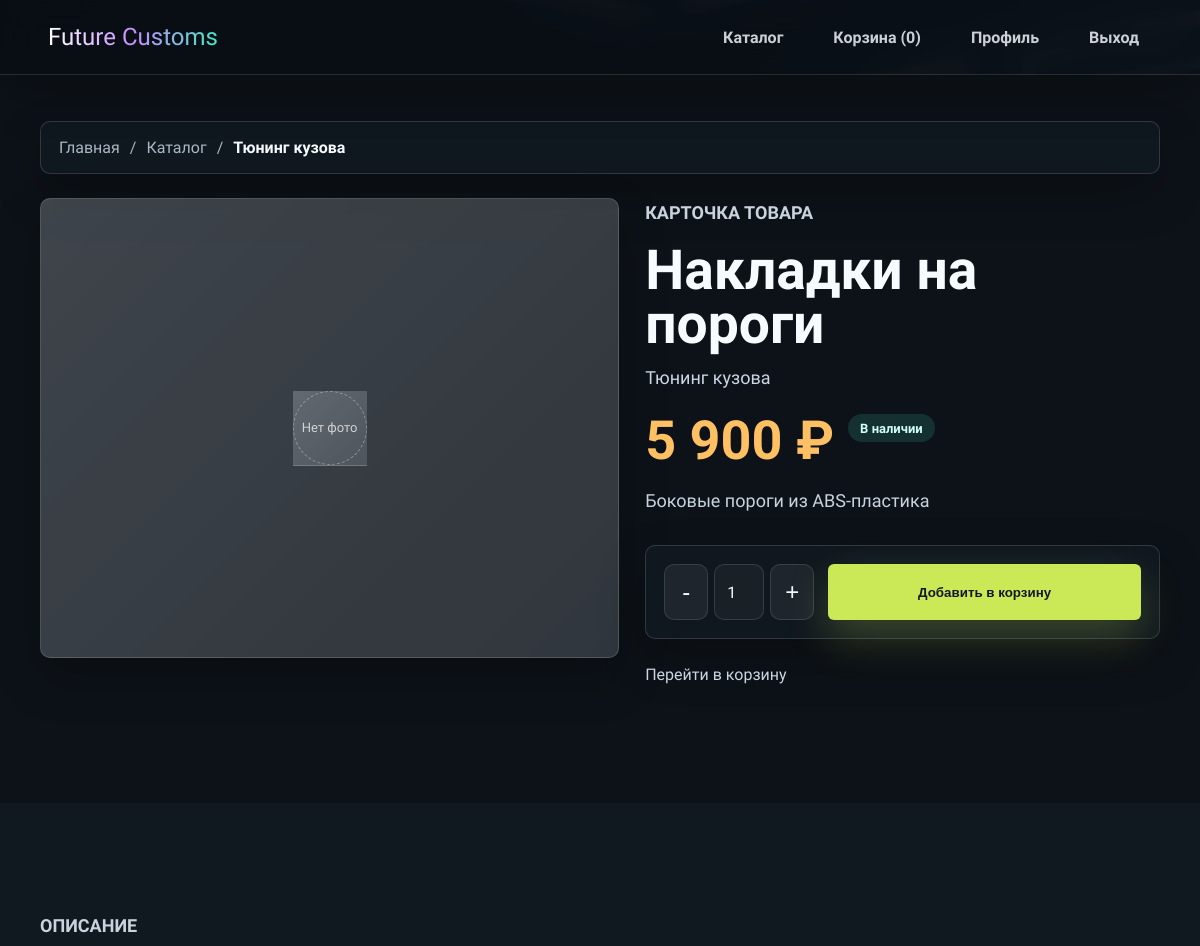
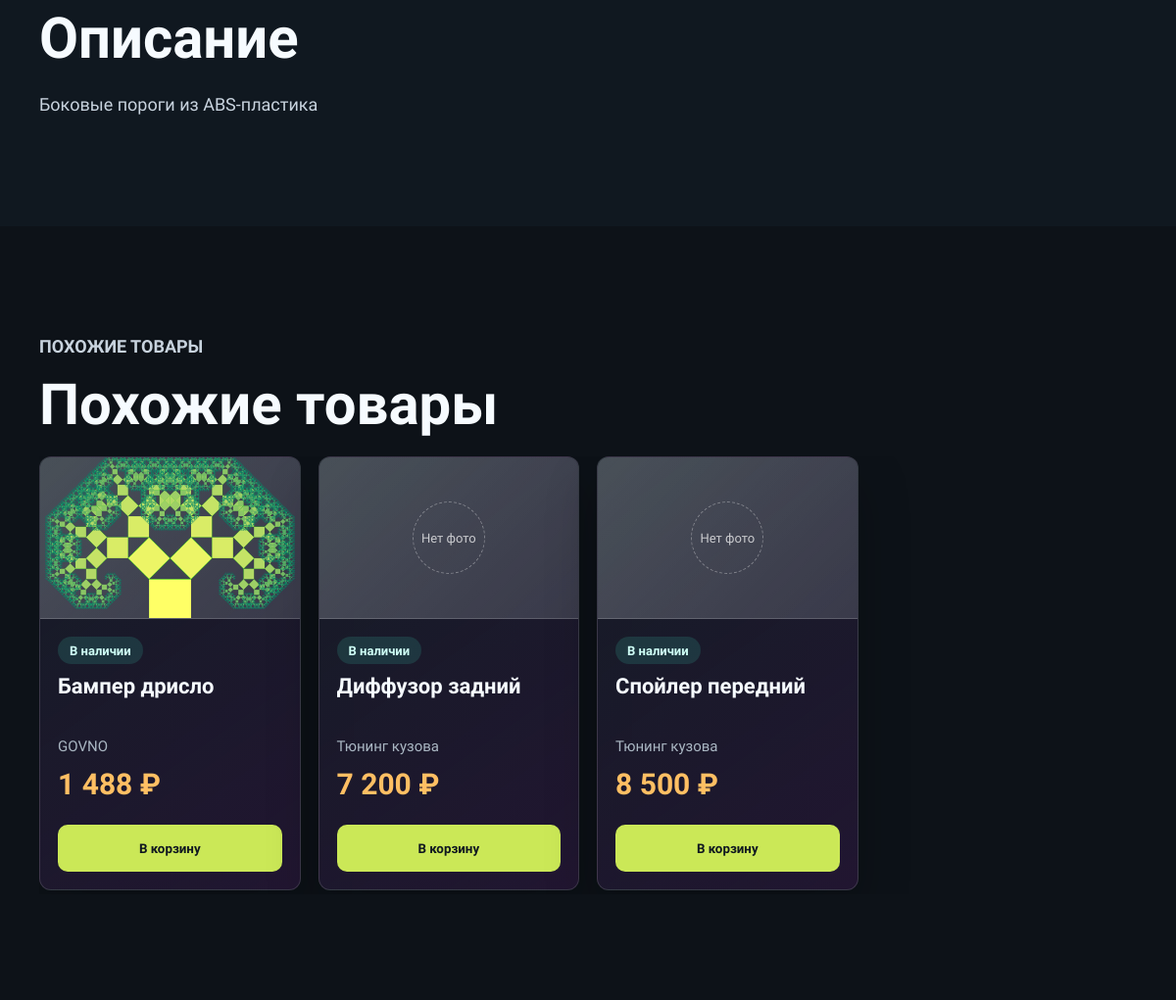
/catalog/side-skirts/ (signed in), run on the app's committed database (2 pictures, top to bottom).
### catalog/models.py (models this page shows, shortened)
class Category(models.Model):
    name = models.CharField(max_length=255)
    slug = models.SlugField(max_length=255, unique=True)
    description = models.TextField(blank=True)
    class Meta:
        verbose_name = 'Категория'
        verbose_name_plural = 'Категории'
        ordering = ['name']

class Product(models.Model):
    category = models.ForeignKey(
        Category,
        on_delete=models.SET_NULL,
        null=True,
        blank=True,
        related_name='products',
    )
    brand = models.CharField(max_length=255, blank=True, verbose_name='Бренд')
    vin_number = models.CharField(max_length=64, blank=True, verbose_name='VIN номер')
    name = models.CharField(max_length=255, verbose_name='Название')
    slug = models.SlugField(max_length=255, unique=True, verbose_name='Slug')
    short_description = models.CharField(max_length=500, blank=True, verbose_name='Краткое описание')
    description = models.TextField(blank=True, verbose_name='Полное описание')
    price = models.DecimalField(max_digits=10, decimal_places=2, verbose_name='Цена')
    old_price = models.DecimalField(
        max_digits=10,
        decimal_places=2,
        null=True,
        blank=True,
        verbose_name='Старая цена',
    )
    image = models.ImageField(upload_to='products/', null=True, blank=True, verbose_name='Фото')
    in_stock = models.BooleanField(default=True, verbose_name='В наличии')
    is_featured = models.BooleanField(default=False, verbose_name='Рекомендуемый')
    created_at = models.DateTimeField(auto_now_add=True)
    updated_at = models.DateTimeField(auto_now=True)
    class Meta:
        verbose_name = 'Товар'
        verbose_name_plural = 'Товары'
        ordering = ['-created_at']
    def get_absolute_url(self):
        from django.urls import reverse
        return reverse('product_detail', kwargs={'slug': self.slug})
    @property
    def discount_percent(self):
        if self.old_price and self.old_price > self.price:
            return int((1 - self.price / self.old_price) * 100)
        return None

### catalog/views.py (the view)
# urls.py: path('<slug:slug>/', views.product_detail_view, name='product_detail'),
def product_detail_view(request, slug):
    cart_quantities = CartSession(request).get_quantities()
    product_obj = get_object_or_404(Product.objects.select_related('category'), slug=slug, in_stock=True)
    product = serialize_product(product_obj, cart_quantities.get(str(product_obj.pk), 0))
    related = serialize_products(
        Product.objects.select_related('category')
        .filter(category=product_obj.category, in_stock=True)
        .exclude(pk=product_obj.pk)[:4],
        cart_quantities,
    )
    context = {
        'product': product,
        'related_products': related,
    }
    return render(request, 'catalog/product_detail.html', context)

### cart/cart.py (called while the page is built)
def format_price(value: Decimal | int | str) -> str:
    numeric = Decimal(str(value))
    return f"{numeric:,.0f}".replace(',', ' ') + ' ₽'

def _split_description(description: str, fallback: str) -> list[str]:
    paragraphs = [part.strip() for part in description.splitlines() if part.strip()]
    if paragraphs:
        return paragraphs
    return [fallback] if fallback else ['Описание скоро появится.']

def serialize_products(products: Iterable[Any], cart_quantities: dict[str, int] | None = None) -> list[dict[str, Any]]:
    quantities = cart_quantities or {}
    return [serialize_product(product, quantities.get(str(product.pk), 0)) for product in products]

    def get_quantities(self) -> dict[str, int]:
        return {product_id: item.get('quantity', 0) for product_id, item in self.cart.items()}

### cart/context_processors.py (called while the page is built)
def cart_count(request):
    cart = request.session.get('cart', {})
    count = sum(item.get('quantity', 0) for item in cart.values() if isinstance(item, dict))
    return {'cart_count': count}

### templates/catalog/product_detail.html (shortened to what this page needs)
{% extends 'main/layout.html' %}
{% block content %}
<section class="product-page info-section">
  <div class="info-content">
    <nav class="breadcrumb" aria-label="Навигация">
      <a href="{% url 'home' %}">Главная</a>
      <span>/</span>
      <a href="{% url 'catalog' %}">Каталог</a>
      {% if product.category_name %}
      <span>/</span>
      <strong>{{ product.category_name }}</strong>
      {% endif %}
    </nav>
    <div class="product-detail-layout">
      <div class="product-gallery">
        <div class="product-gallery__main">
          {% if product.image_url %}
          <img class="product-gallery__image" src="{{ product.image_url }}" alt="{{ product.name }}">
          {% else %}
          <div class="product-card__media">
            <span>Нет фото</span>
          </div>
          {% endif %}
        </div>
      </div>
      <div class="product-summary">
        <p class="section-kicker">Карточка товара</p>
        <h1>{{ product.name }}</h1>
        <div class="product-meta">
          {% if not product.brand and not product.vin_number %}{{ product.category_name }}{% endif %}
        </div>
        <div class="product-price-row">
          <strong>{{ product.price_display }}</strong>
          <span class="stock-badge">{{ product.stock_label }}</span>
        </div>
        <p class="product-copy">{{ product.short_description }}</p>
        <form class="purchase-box" method="post" action="{% url 'cart_add' %}">
          <div class="quantity-picker" data-quantity>
            <button type="button" data-qty-minus>-</button>
            <input type="number" name="quantity" value="{% if product.quantity %}{{ product.quantity }}{% else %}1{% endif %}" min="1">
            <button type="button" data-qty-plus>+</button>
          </div>
          <button class="hero-button purchase-box__cta" type="submit">Добавить в корзину</button>
        </form>
        <a class="wishlist-link" href="{% url 'cart_view' %}">Перейти в корзину</a>
      </div>
    </div>
  </div>
</section>
<section class="info-section info-section--alt" data-reveal>
  <div class="info-content product-detail-sections">
    <div class="detail-copy">
      <p class="section-kicker">Описание</p>
      <h2>Описание</h2>
      {% for paragraph in product.description %}
      <p>{{ paragraph }}</p>
      {% endfor %}
    </div>
  </div>
</section>
{% if related_products %}
<section class="info-section" data-reveal>
  <div class="info-content">
    <p class="section-kicker">Похожие товары</p>
    <h2>Похожие товары</h2>
    <div class="related-row">
      {% for related_product in related_products %}
      <article class="product-card {{ related_product.stock_class }}" data-product-card data-href="{{ related_product.detail_url }}" tabindex="0" role="link">
        <div class="product-card__media">
          {% if related_product.image_url %}
          <img src="{{ related_product.image_url }}" alt="{{ related_product.name }}">
          {% else %}
          <span>Нет фото</span>
          {% endif %}
        </div>
        <div class="product-card__body">
          <div class="stock-badge">{{ related_product.stock_label }}</div>
          <h3>{{ related_product.name }}</h3>
          <p>{% if related_product.brand %}{{ related_product.brand }}{% else %}{{ related_product.category_name }}{% endif %}</p>
          <strong>{{ related_product.price_display }}</strong>
          <form class="product-card__cart" method="post" action="{% url 'cart_add' %}">
            <button class="add-cart" type="submit">В корзину</button>
          </form>
        </div>
      </article>
      {% endfor %}
    </div>
  </div>
</section>
{% endif %}
{% endblock %}

### data on the page
Category: category_name "Тюнинг кузова", category_name "Тюнинг кузова" "Тюнинг кузова"
Product: name "Накладки на пороги", short_description "Боковые пороги из ABS-пластика", description "Боковые пороги из ABS-пластика"
Product: name "Бампер дрисло", brand "GOVNO"
Product: name "Диффузор задний"
Product: name "Спойлер передний"

### other printed values
{{ cart_count }} "0"
{{ product.price_display }} "5 900 ₽"
{{ product.stock_label }} "В наличии"
{{ related_product.stock_label }} "В наличии" "В наличии" "В наличии"
{{ related_product.price_display }} "1 488 ₽" "7 200 ₽" "8 500 ₽"
